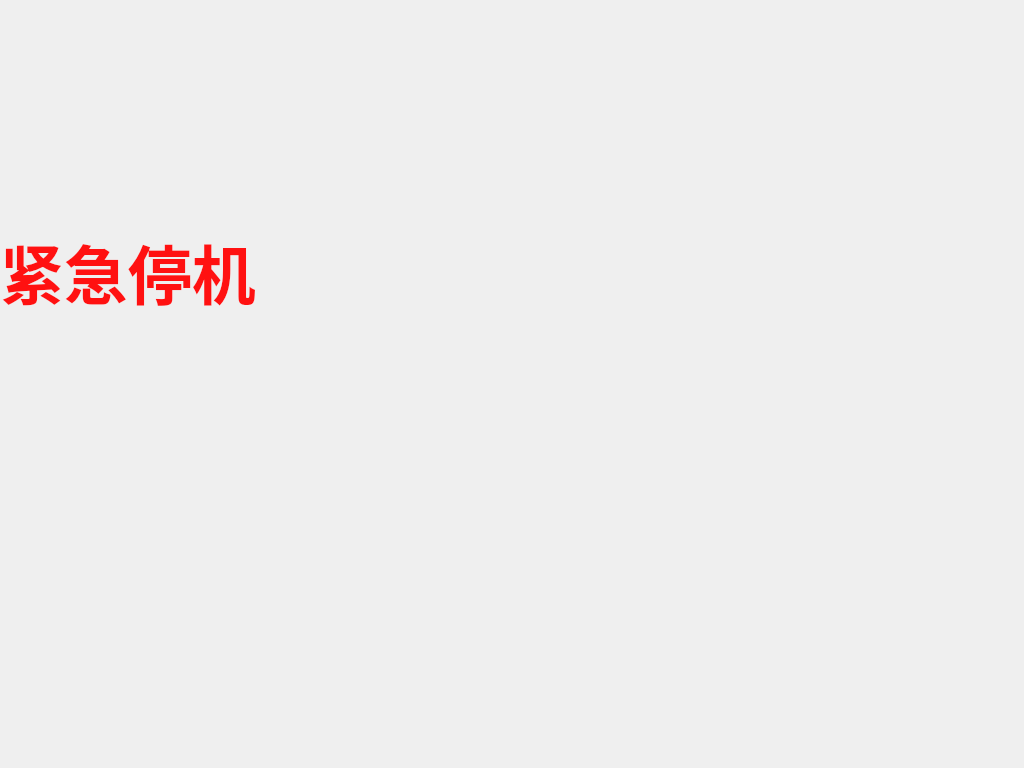
<?xml version="1.0" encoding="UTF-8"?>
<ui version="4.0">
 <class>ErrorPage</class>
 <widget class="QWidget" name="ErrorPage">
  <property name="geometry">
   <rect>
    <x>0</x>
    <y>0</y>
    <width>1024</width>
    <height>768</height>
   </rect>
  </property>
  <property name="windowTitle">
   <string>Form</string>
  </property>
  <widget class="QLabel" name="label">
   <property name="geometry">
    <rect>
     <x>0</x>
     <y>180</y>
     <width>1021</width>
     <height>181</height>
    </rect>
   </property>
   <property name="font">
    <font>
     <pointsize>48</pointsize>
     <weight>75</weight>
     <bold>true</bold>
    </font>
   </property>
   <property name="styleSheet">
    <string notr="true">color: rgb(255, 17, 17);</string>
   </property>
   <property name="text">
    <string>紧急停机</string>
   </property>
  </widget>
 </widget>
 <resources/>
 <connections/>
</ui>
